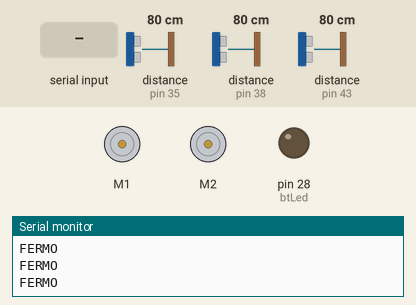
This sketch was run on a simulated Arduino Mega 2560, built with avr-gcc and run on an emulated ATmega2560. Parts: 2 × DC motor (green arrow = forward, orange = backward, longer = faster), output pins drawn as LEDs (lit = HIGH), the last lines printed to the serial monitor. The test bench sets the inputs (shaded band); at power-on: distance to the obstacle (sensors on pin 43, pin 35, pin 38) 80 cm. The echo pulse lasts 58.3 µs per cm; pins used as bus, display or sensor lines are not drawn.

Above: at 1.2 s.
1.3 s: "start" received over the second serial link
At 2.7 s:
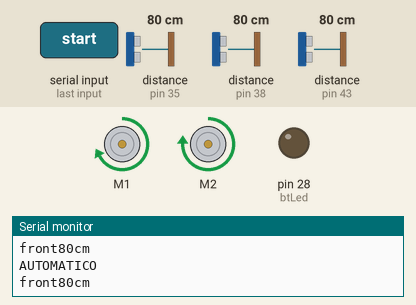
3.0 s: distance to the obstacle (sensor on pin 43) set to 22 cm
4.5 s: distance to the obstacle (sensor on pin 43) set to 17 cm
At 5.1 s:
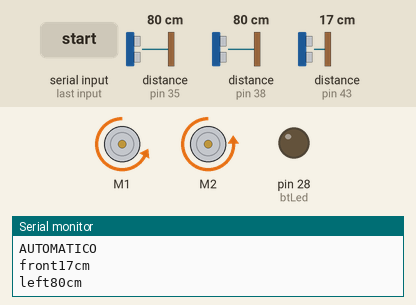
Timing chart, 0 to 7.5 s (numbered marks = the images above; inputs shaded):
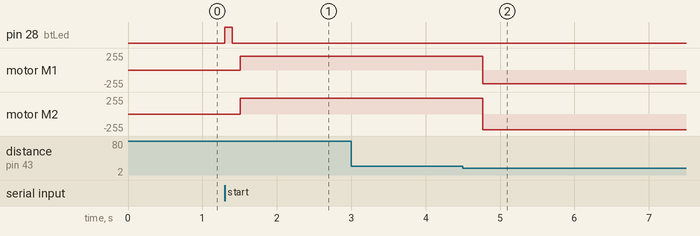

The sketch:

motor.ino
```cpp
#include <SoftwareSerial.h>
#include <AFMotor.h>
//istanzio le classi della libreria AFMotor
AF_DCMotor motor1(1, MOTOR12_64KHZ); // create motor #2, 64KHz pwm
AF_DCMotor motor2(2, MOTOR12_64KHZ); // create motor #2, 64KHz pwm
//istanzio la classe della libreria SoftwareSerial
SoftwareSerial mySerial(52,53); // RX, TX
//trig
const int TRIG1 = 42;  //sensore avanti
const int TRIG2 = 34;  //sensore sinistra
const int TRIG3 = 39;  //sensore destra
//echo
const int ECHO1 = 43;  //sensore avanti
const int ECHO2 = 35;  //sensore sinistra
const int ECHO3 = 38;  //sensore destra
//direzione
const int FRONT = 3;
const int LEFT_FRONT = 2;
const int LEFT = 1;
const int RIGHT_BOTTOM = 6;
const int BOTTOM = 7;
const int BOTTOM_LEFT = 8;
const int RIGHT = 5;
const int FRONT_RIGHT= 4;
//variabile per il bluetooth
String command = "";
//altre variabili
int key=22,Idirection,btLed=28,Icommand;
boolean stato=true,partenza=false;

void setup() {
   pinMode(key,OUTPUT);//key per il bluetooth serve per configuralo
   pinMode(btLed,OUTPUT);//notifica la ricezione di qualcosa
   digitalWrite(key,HIGH);//attiva key ma serve solo in fase iniziale
   //inizializzazione porta seriale definendo il baud
   Serial.begin(38400);
   Serial.println("Type AT commands!");
   // SoftwareSerial "com port"
   mySerial.begin(38400);
}

void loop(){
  // Read device output if available.
  if (mySerial.available())
  {
    digitalWrite(btLed,HIGH);
    while(mySerial.available()){
      //leggo i valori ricevuti dal bluetooth
      command += (char)mySerial.read();
    }
    Icommand=commandToInt(command);//converte comando in int
    Serial.println(Icommand);
    Serial.println(command);
    switch (Icommand){
        case 1:
          partenza = true;//flag per la partenza
        break;
        case 2:
          partenza = false;//flag per lo stop
        break;
        case -1:
          if (partenza){
            //converte la stringa in intero
            Idirection=StrToInt(command);
            manuale(Idirection);
          }
          else{stopAuto();}
        break;
     }
     command = ""; // No repeats
  }
  else{
    digitalWrite(btLed,LOW);
    if (partenza)
      automatico();
    else
      stopAuto();
  }
  // manda linput scritto dall' utente
  if (Serial.available()){
    delay(10); // The DELAY!
    mySerial.write(Serial.read());
  }
  //delay di sincronizzazione con l' app
  delay(100);
}//chiuso loop

      /*
      *
      *
      *funzioni
      *
      *
      */
int commandToInt(String commands){
  if(commands=="start")
    return 1;
  else
    if(commands=="stop")
      return 2;
    else
      return -1;
}
//conversione da stringa a intero
int StrToInt(String str){
  int length=str.length();
  int potenza = 0;
  int somma=0;
  for(int i=length-1;i>=0;i--)  {
    somma+= pow(10,potenza) * ((char)str[i]-48);
    potenza++;
  }
   return somma;
}


void stopAuto(){//ferma la macchina
    Serial.println("FERMO");
    motor1.setSpeed(0);
    motor2.setSpeed(0);
}
void manuale(int direct){
    Serial.println("MANUALE");
    switch (direct){
      case FRONT:
          motor1.setSpeed(205);
          motor2.setSpeed(240);
          motor1.run(FORWARD);
          motor2.run(FORWARD);
      break;
      case LEFT_FRONT:
          motor1.setSpeed(120);
          motor2.setSpeed(235);
          motor1.run(FORWARD);
          motor2.run(FORWARD);
      break;
      case LEFT:
          motor1.setSpeed(175);
          motor2.setSpeed(195);
          motor1.run(BACKWARD);
          motor2.run(FORWARD);
      break;
      case BOTTOM_LEFT:
          motor1.setSpeed(120);
          motor2.setSpeed(235);
          motor1.run(BACKWARD);
          motor2.run(BACKWARD);
      break;
      case BOTTOM:
          motor1.setSpeed(205);
          motor2.setSpeed(235);
          motor1.run(BACKWARD);
          motor2.run(BACKWARD);
      break;
      case RIGHT_BOTTOM:
          motor1.setSpeed(235);
          motor2.setSpeed(135);
          motor1.run(BACKWARD);
          motor2.run(BACKWARD);
      break;
      case RIGHT:
          motor1.setSpeed(175);
          motor2.setSpeed(195);
          motor1.run(FORWARD);
          motor2.run(BACKWARD);
      break;
      case FRONT_RIGHT:
          motor1.setSpeed(235);
          motor2.setSpeed(135);
          motor1.run(FORWARD);
          motor2.run(FORWARD);
      break;
    default:
      Serial.println("errore di codice");
    break;
  }
}//chiuso manuale
void automatico (){
    Serial.println("AUTOMATICO");
    long front,left,right;
    //richiamo la funzione del sensore, ritorna la distanza in cm
    front = sch04(TRIG1,ECHO1);
    delay(100);
    motor1.setSpeed(205); //imposto velocità
    motor2.setSpeed(235); //imposto velocità
    motor1.run(FORWARD);  //parte, parametro->direzione
    motor2.run(FORWARD);

    if(front<20){
      while(stato){
        motor1.run(BACKWARD);
        motor2.run(BACKWARD);
        delay(300);
        left=sch04(TRIG2,ECHO2);
        delay(100);
        right=sch04(TRIG3,ECHO3);
        delay(100);
        if(left>right){
          //giro a destra e continuo la marcia
          motor1.run(BACKWARD);
          motor2.run(FORWARD);
          delay(500);
          stato=false;
        }
        else{
          if(left<right){
            //giro a sinistra e continuo la marcia
            motor1.run(FORWARD);
            motor2.run(BACKWARD);
            delay(500);
            stato=false;
          }
          else{stato=true;}
        }
      }
    }
    stato=true;
}// chiuso automatico

long microsecondsToCentimeters(long microseconds){
  //la velocità del suono è 340 m/s o 29 millisecondi per centimetro.
  // nel calcolo viene diviso per 2 perché il la distanza rilevata è pari allo spazioe dell' andata e del ritorno del suono
  return microseconds / 29 / 2;
}
//fnzione per trovare la distanza
long sch04(int trigPin, int echoPin ){
  long duration, cm;
  //emissione del suono
  pinMode(trigPin, OUTPUT);
  digitalWrite(trigPin, LOW);
  delayMicroseconds(2);
  digitalWrite(trigPin, HIGH);
  delayMicroseconds(10);
  digitalWrite(trigPin, LOW);

  //ricezione del suono
  pinMode(echoPin, INPUT);
  duration = pulseIn(echoPin, HIGH);

  //conversione del tempo in spazio
  cm = microsecondsToCentimeters(duration);
  //feedback su monitor seriale
  switch (trigPin){
    case TRIG2:
      Serial.print("left");
      break;

    case TRIG1:
      Serial.print("front");
      break;

    case TRIG3:
      Serial.print("right");
      break;
  }
  Serial.print(cm);
  Serial.print("cm");
  Serial.println();

  //ritorno il valore

  return cm;
}
```

Measured:
- the behaviour switches between 20 and 19 cm on distance to the obstacle (sensor on pin 43) (found by bisection; images 1 and 2)
- after the input at 1.3 s, pin 28 (btLed): LOW → HIGH at once, → LOW 0.10 s later; motor M1: stopped → forward 205/255 after 0.21 s; motor M2: stopped → forward 235/255 after 0.21 s
- after the input at 4.5 s, motor M1: forward 205/255 → backward 205/255 after 0.27 s; motor M2: forward 235/255 → backward 235/255 after 0.27 s
